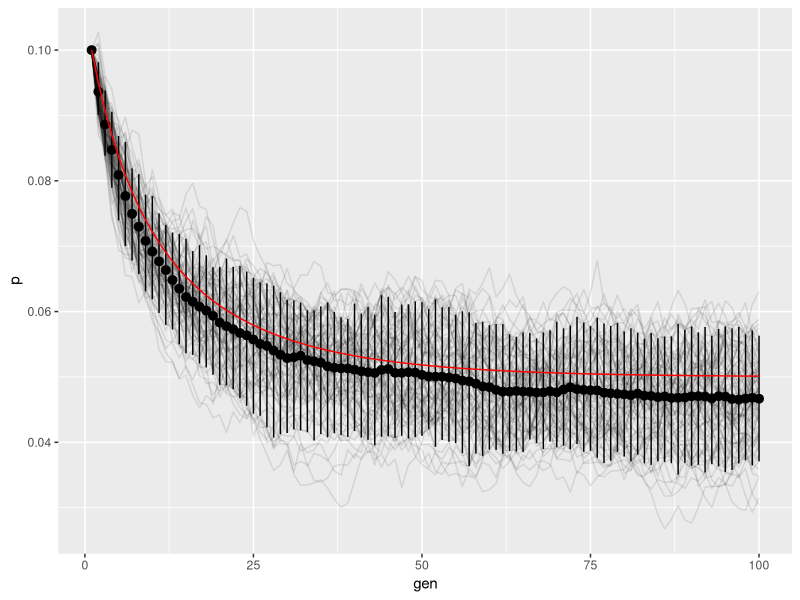
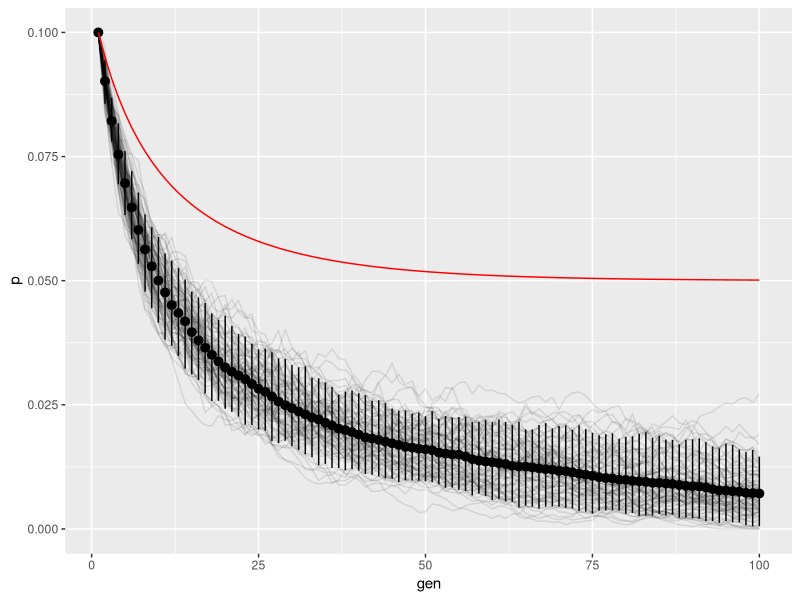

These figures' R source, in order:
## Explore expressions for balancing selection on a deleterious allele

library(dplyr)
library(ggplot2)
library(purrr)
library(tibble)

p0 <- 0.1
h <- 0.5
s <- 0.1

p_next <- function(p, s, h) p * (1 - s * h) / (2 * p * (1 - s * h) + (1 - p) * (1 - s))

n_gen <- 1000
p <- numeric(n_gen + 1)
p[1] <- p0

for (gen_ix in 2:(n_gen + 1)) {
  p[gen_ix] <- p_next(p[gen_ix - 1], s, h)
}


p_df <- tibble(gen = 1:100,
               p = p[1:100])

p_eq <- function(s, h) s * (1 - h) / (1 - s * (2 * h - 1))




sim_balancing <- function(n_gen, p0, N, s, h) {
  
  p <- numeric(n_gen)
  p[1] <- p0
  
  for (gen_ix in 2:n_gen) {
    geno <- rbinom(N,
                   size = 2,
                   p = p[gen_ix -1])
    
    geno_selected1 <- geno[geno < 2]
    
    w2 <- ifelse(geno_selected1 == 1,
                 1 - h * s,
                 1 - s)

    mean_w2 <- mean(w2)
    
    geno_selected2 <- sample(geno_selected1,
                             prob = w2/mean_w2,
                             replace = TRUE)
    
    p[gen_ix] <- sum(geno_selected2)/2/length(geno) 
    
  }
  
  data.frame(gen = 1:n_gen,
             p = p)
}

sim <- map_dfr(1:100,
               function(x) sim_balancing(n_gen = 100,
                                         p0 = p0,
                                         N = 10000,
                                         s = s,
                                         h = h),
               .id = "rep")

mean_sim <- summarise(group_by(sim, gen),
                      average = mean(p),
                      lower = quantile(p, 0.05),
                      upper = quantile(p, 0.95))

ggplot() +
  geom_line(aes(x = gen, y = p, group = rep), data = sim, alpha = 1/10) +
  geom_pointrange(aes(x = gen, y = average, ymin = lower, ymax = upper), data = mean_sim) +
  geom_line(aes(x = gen, y = p), data = p_df, colour = "red")




sim_no_balance <- map_dfr(1:100,
                          function(x) sim_balancing(n_gen = 100,
                                                    p0 = p0,
                                                    N = 10000,
                                                    s = 0,
                                                    h = 1),
               .id = "rep")


mean_sim_no_balance <- summarise(group_by(sim_no_balance, gen),
                                 average = mean(p),
                                 lower = quantile(p, 0.05),
                                 upper = quantile(p, 0.95))

ggplot() +
  geom_line(aes(x = gen, y = p, group = rep), data = sim_no_balance, alpha = 1/10) +
  geom_pointrange(aes(x = gen, y = average, ymin = lower, ymax = upper), data = mean_sim_no_balance) +
  geom_line(aes(x = gen, y = p), data = p_df, colour = "red")

